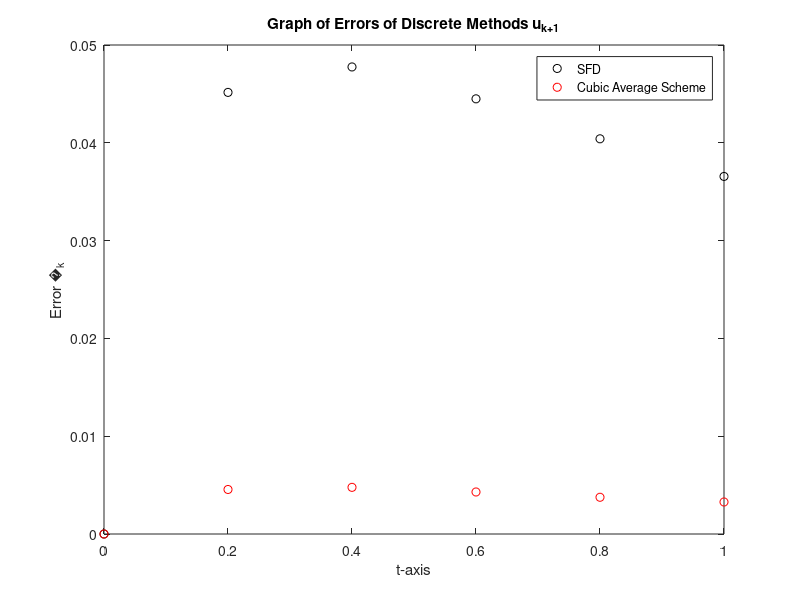

Source code (MATLAB):
% Oxy NREUP Summer Research - CUBIC DECAY DIFFERENT METHODS
% Alexis Guevara

%{
This script numerically solves the IVP u'(t) = -u(t)^3, u(0) = u_0 > 0
Domain is a<=t<b
True Solution is u(t) = u(0)/sqrt(1+2*t*(u_0)^2)
%}

format long

f1  = @(u) -u^3;    % function
a   = 0; b  = 1;    % endpoints
u_0 = 1;    % initial condition
N_t   = input('Enter the number of partitions along the t-axis: ');
delta_t = (b-a)/N_t;
% where T = delta_t * N_t;
T = zeros(1,N_t+1);
T = a:delta_t:b;

% EXACT SOLUTION
z = 1./sqrt(2*T+1);

% STANDARD FINITE METHOD
S = zeros(1,N_t+1);
S(1) = 1;
for j = 1:N_t
    S(j+1) = -(S(j)^3)*delta_t + S(j);
end
S(1) = 1;

% MICKENS METHOD
M = zeros(1,N_t+1);
M(1) = 1;
for j = 1:N_t
    M(j+1) = sqrt((M(j)^2)/(1+2*(M(j)^2)*delta_t));
end
M(1) = 1;

% E&O METHOD
E = zeros(1,N_t+1);
E(1) = 1;
for j = 1:N_t
    E(j+1) = E(j)*(delta_t*(E(j)^2)+2) / (2+3*delta_t*(E(j)^2));
end
E(1) = 1;

% GURSKI METHOD
G = zeros(1,N_t+1);
G(1) = 1;
for j = 1:N_t
    G(j+1) = (G(j)/2)*(exp(-4*G(j)*delta_t)+1);
end
G(1) = 1;

% CUBIC AVERAGE METHOD
C = zeros(1,N_t+1);
C(1) = 1;
for j = 1:N_t
    C(j+1) = (-27*(delta_t^3)*(C(j)^3) + 54*(delta_t^2)*(C(j)) + sqrt(864*(delta_t^3) + (54*(delta_t^2)*(C(j)) - 27*(delta_t^3)*(C(j)^3))^2))^(1/3)/(3*2^(1/3)*delta_t) - (2*2^(1/3))/(-27*(delta_t^3)*(C(j)^3) + 54*(delta_t^2)*(C(j)) + sqrt(864*(delta_t^3) + (54*(delta_t^2)*(C(j)) - 27*(delta_t^3)*(C(j)^3))^2))^(1/3);
end
C(1) = 1;

%{
% PLOT OF EACH EXACT SOLUTION & EACH INITIAL METHOD
plot(T,z,T,S,'k+',T,C,'ro')
%plot(T,z,T,S,'o',T,M,'+',T,E,'*',T,G.^(1/2),'x',T,C,'p')
title(['Graph of Discrete Methods u_{k+1}' ...
    'versus Exact Solution of u(t)'])
xlabel('t')
ylabel('u')
%legend('Exact Solution','SDF','Mickens','E & O','Gurski','Cubic Average')
legend('Exact Solution','SFD Scheme','Cubic Average Scheme')
%}



% PLOT ERRORS OF EACH INITIAL METHOD
error_stndrd  = abs(S - z); % STANDARD FINITE ERROR
error_mickens = abs(M - z); % MICKENS ERROR
error_eo      = abs(E - z); % E&0 ERROR
error_gurski  = abs(G.^(1/2) - z); % GURSKI ERROR
error_cubic   = abs(C - z); % CUBIC AVERAGE ERROR

plot(T,error_stndrd,'ko',T,error_cubic,'ro')
title('Graph of Errors of Discrete Methods u_{k+1}')
xlabel('t-axis')
ylabel(['Error ' char(949) '_{k}'])
legend('SFD','Cubic Average Scheme')



%{
% COMPUTE ERRORS FOR EACH INITIAL METHOD
error_inf_stndrd  = norm(S - z,Inf);
error_inf_mickens = norm(M - z,Inf);
error_inf_eo      = norm(E - z,Inf); 
error_inf_gurski  = norm(G.^(1/2) - z,Inf);

% STORE MAXIMUM ERROR
fid = fopen('CubicDecay_Diff_Methods_Errors','a');
fprintf(fid, 'n=%f             \n', delta_t); 
fprintf(fid, 'error_inf_stndrd=%14.8e   \n', error_inf_stndrd);
fprintf(fid, 'error_inf_mickens=%14.8e  \n', error_inf_mickens);
fprintf(fid, 'error_inf_eo=%14.8e       \n', error_inf_eo);
fprintf(fid, 'error_inf_gurski=%14.8e   \n', error_inf_gurski);
fclose(fid);
%}

